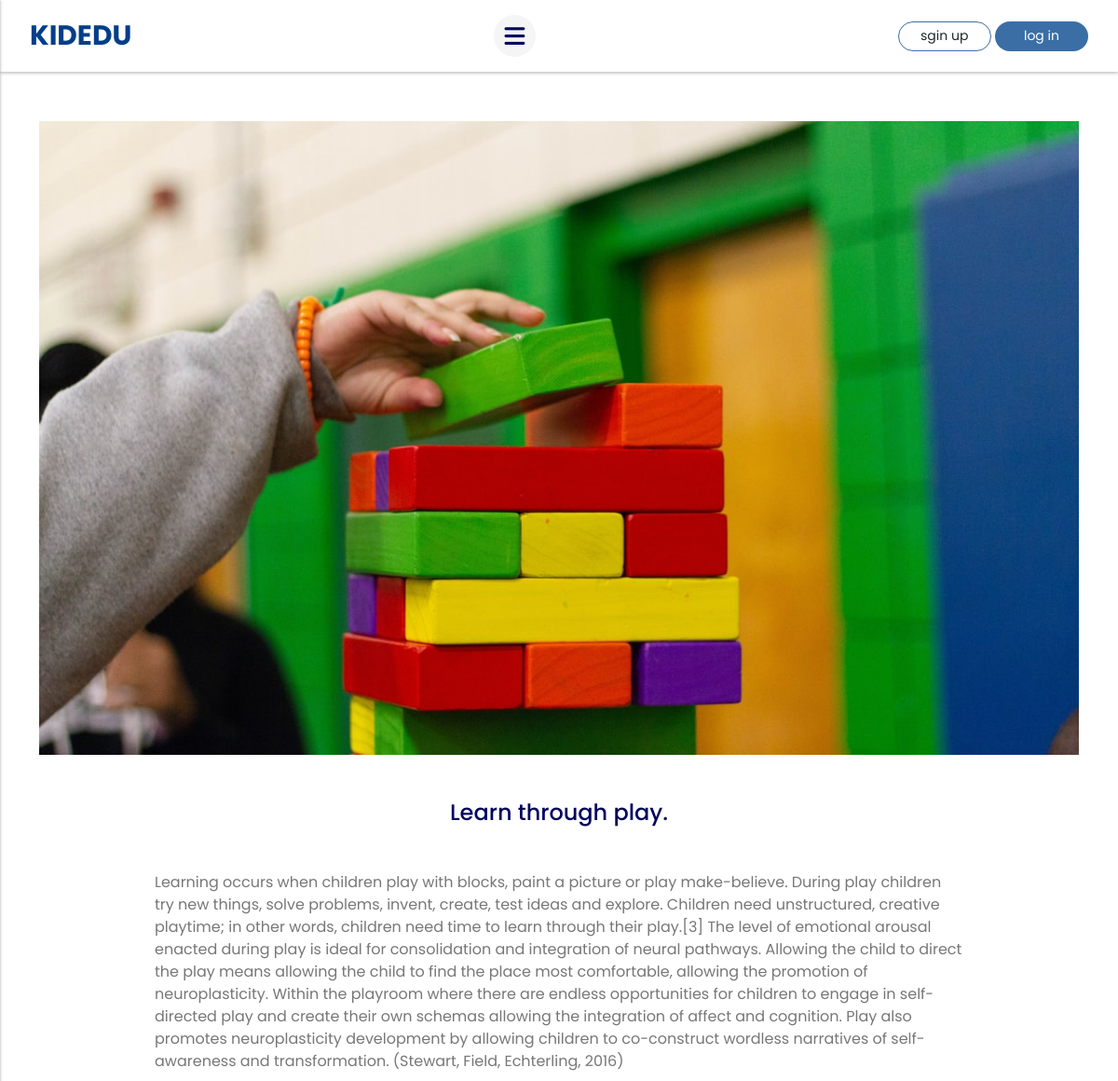
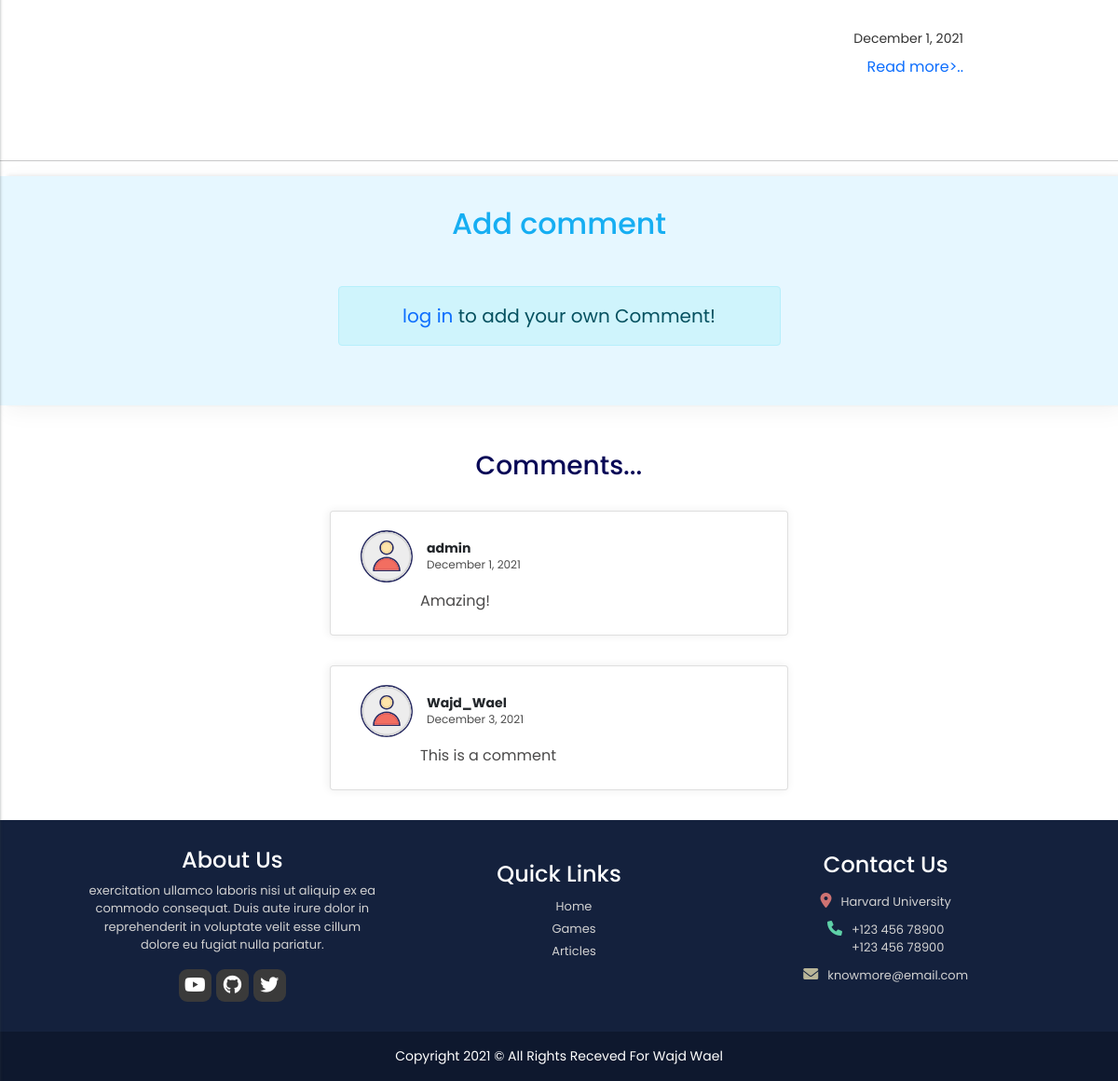
Page /kidedu/article/8/view_page on the committed database (2 pictures, top to bottom).
### kidedu/models.py (models this page shows, shortened)
class Article(models.Model):
    title = models.CharField(max_length=200, blank="False", null="False")
    image = models.ImageField(blank="False", null="False")
    description = models.TextField(blank="False", null="False")
    date = models.DateTimeField(auto_now_add=True)
    link = models.CharField(max_length=500, blank='False', null='False')

class Comment(models.Model):
    author = models.ForeignKey(User, on_delete=models.CASCADE)
    article = models.ForeignKey(
        Article, on_delete=models.CASCADE, related_name="comments")
    body = models.TextField()
    date_added = models.DateTimeField(auto_now_add=True)

### kidedu/views.py (the view)
# urls.py: path("kidedu/article/<int:id>/view_page",
def view_page(request, id):
    article = Article.objects.get(id=id)
    context = {
        "article": article,
        "comment_form": AddComment(),
        "comments": article.comments.all()
    }
    return render(request, "kidedu/view-page.html", context)

### kidedu/templates/kidedu/view-page.html (shortened to what this page needs)
{% extends "kidedu/layout.html" %}
{% load static %}
{% block body %}
    <section class="view_page">
        <div class="container">
            <img src="/static{{article.image.url}}">
            <div class="text">
            <h1>{{article.title}}</h1>
            <p>{{article.description}}</p>
            <span>{{article.date|date:"F j, Y"}}</span>
            <a href="{{article.link}}">Read more>..</a>
        </div>
    </section>
<hr>
    <div class="model-main">
        <div class="container">
                <h1>Add comment</h1>
                <div class="modal-container">
                    {% if user.is_authenticated %}
                    <form action="{% url 'comments' article.id %}" method="POST">
                        {% csrf_token %}
                        {{comment_form}}
                        <button class="btn comment_btn search">Add Comment</button>
                    </form>
                    {% else %}
                    <div class="alert alert-info my-5 login_message" style="margin: auto; text-align: center; max-width: 475px;">
                        <a href="{% url 'log_in' %}">log in</a> to add your own Comment!
                    </div>
                    {% endif %}
                </div>
        </div>
    </div>
    {% if article.comments.count == 0 %}
    <div class="container">
        <div class="alert alert-info my-5" style="margin: auto; text-align: center; max-width: 475px;">
            <h6>No comments Yet.. Start the first comment!</h6>
        </div>
    </div>
    {% else %}
    <h3 class="comment_title">Comments...</h3>
    {% endif %}
    <div class="cards_comment">
        {% for comment in comments %}
        <div class="card">
            <div class="card-title">
                <div class="data">
                    <img src="/static/kidedu/images/comment.svg" alt="">
                    <div class="title-comment">
                        <h5>{{comment.author}}</h5>
                        <span>{{comment.date_added|date:"F j, Y"}}</span>
                    </div>
                </div>
                <p>{{comment.body}}</p>
            </div>
        </div>
        {% endfor %}
    </div>
{% endblock %}

### kidedu/static/kidedu/style.css (style rules this page uses)
.text { width: 410px; }
.cards_comment .card { margin: 2rem auto; box-shadow: rgb(0 0 0 / 6%) -1px 0px 8px 1px; width: 90%; background: #ffffff; border-radius: 0.25rem; max-width: 492px; }
.cards_comment .data { padding: 1.25rem 2rem 0.5rem 2rem; display: flex; }
.cards_comment img { width: 56px; }
.title-comment { margin-left: 15px; display: flex; flex-direction: column; justify-content: center; }
.comment_title { text-align: center; padding: 3rem 0 0 0; color: #080856; }
.cards_comment h5 { margin: 0; font-weight: 700; font-size: 14px; }
.cards_comment span { font-size: 12px; color: #4d4d4d; }
.cards_comment p { padding: 0 0 0 6rem; color: #4b4a4a; }
.view_page { padding-top: 130px; }
.view_page img { width: 100%; object-fit: cover; height: 600px; object-position: center; }
.view_page img { width: 100%; height: 680px; object-fit: cover; }
.view_page .text { width: 100%; margin: auto; max-width: 900px; padding: 0 1rem 4rem 1rem; }
.view_page h1 { margin: 3rem 0; color: var(--heading-clr); text-align: center; font-size: 24px; }
.view_page p { color: #777; }
.view_page .text span { font-weight: 400; display: flex; justify-content: end; margin-top: 2.5rem; font-size: 14px; color: #333; }
.view_page .text a { padding: 0.5rem 0; display: flex; justify-content: end; }
.model-main { padding: 1rem; box-shadow: rgb(0 0 0 / 5%) 6px 6px 24px 0px, rgb(0 0 0 / 8%) 8px -1px 4px 0px; background: #e6f7ff; }
.model-main h1 { text-align: center; font-size: 1.98rem; margin: 1rem 0; color: #16aef2; }

### kidedu/static/kidedu/main.css (style rules this page uses)
:root { --heading-clr: #03045e; --grean-blue: #00b4d8; --main-blue: #023e8a; --bars-clr: #03045e; --buttons: #3a6ea5; --text-clr: #d1d1d1; --btn-clr: #3a3a3a; --red: #cb0b0a; --arrows-clr: #023e8a; --bullet-clr: #03045e; --head-btn: #ffc300; --title-clr: #4a4e69; --span-clr: #ee6c4d; --clr-p: hsl(209, 61%, 16%); }
* { box-sizing: border-box; margin: 0; padding: 0; }
body { font-family: "Poppins", sans-serif; }
a { text-decoration: none; }
.login_message { margin: auto; font-size: 1.25rem; display: block; width: 100%; max-width: 475px; text-align: center; }

### rows in the picture
Article: image (picture), title "Learn through play.", description "Learning occurs when children play with blocks, paint a picture or play make-believe. During play children try new things, solve problems, invent, create, test ideas and explore. Children need unstructured, creative playtime; in other words, children need time to learn through their play.[3] The level of emotional arousal enacted during play is ideal for consolidation and integration of neural pathways. Allowing the child to direct the play means allowing the child to find the place most comfortable, allowing the promotion of neuroplasticity. Within the playroom where there are endless opportunities for children to engage in self-directed play and create their own schemas allowing the…", date "December 1, 2021"
Comment: author "admin", date_added "December 1, 2021", body "Amazing!"
Comment: author "Wajd_Wael", date_added "December 3, 2021", body "This is a comment"
